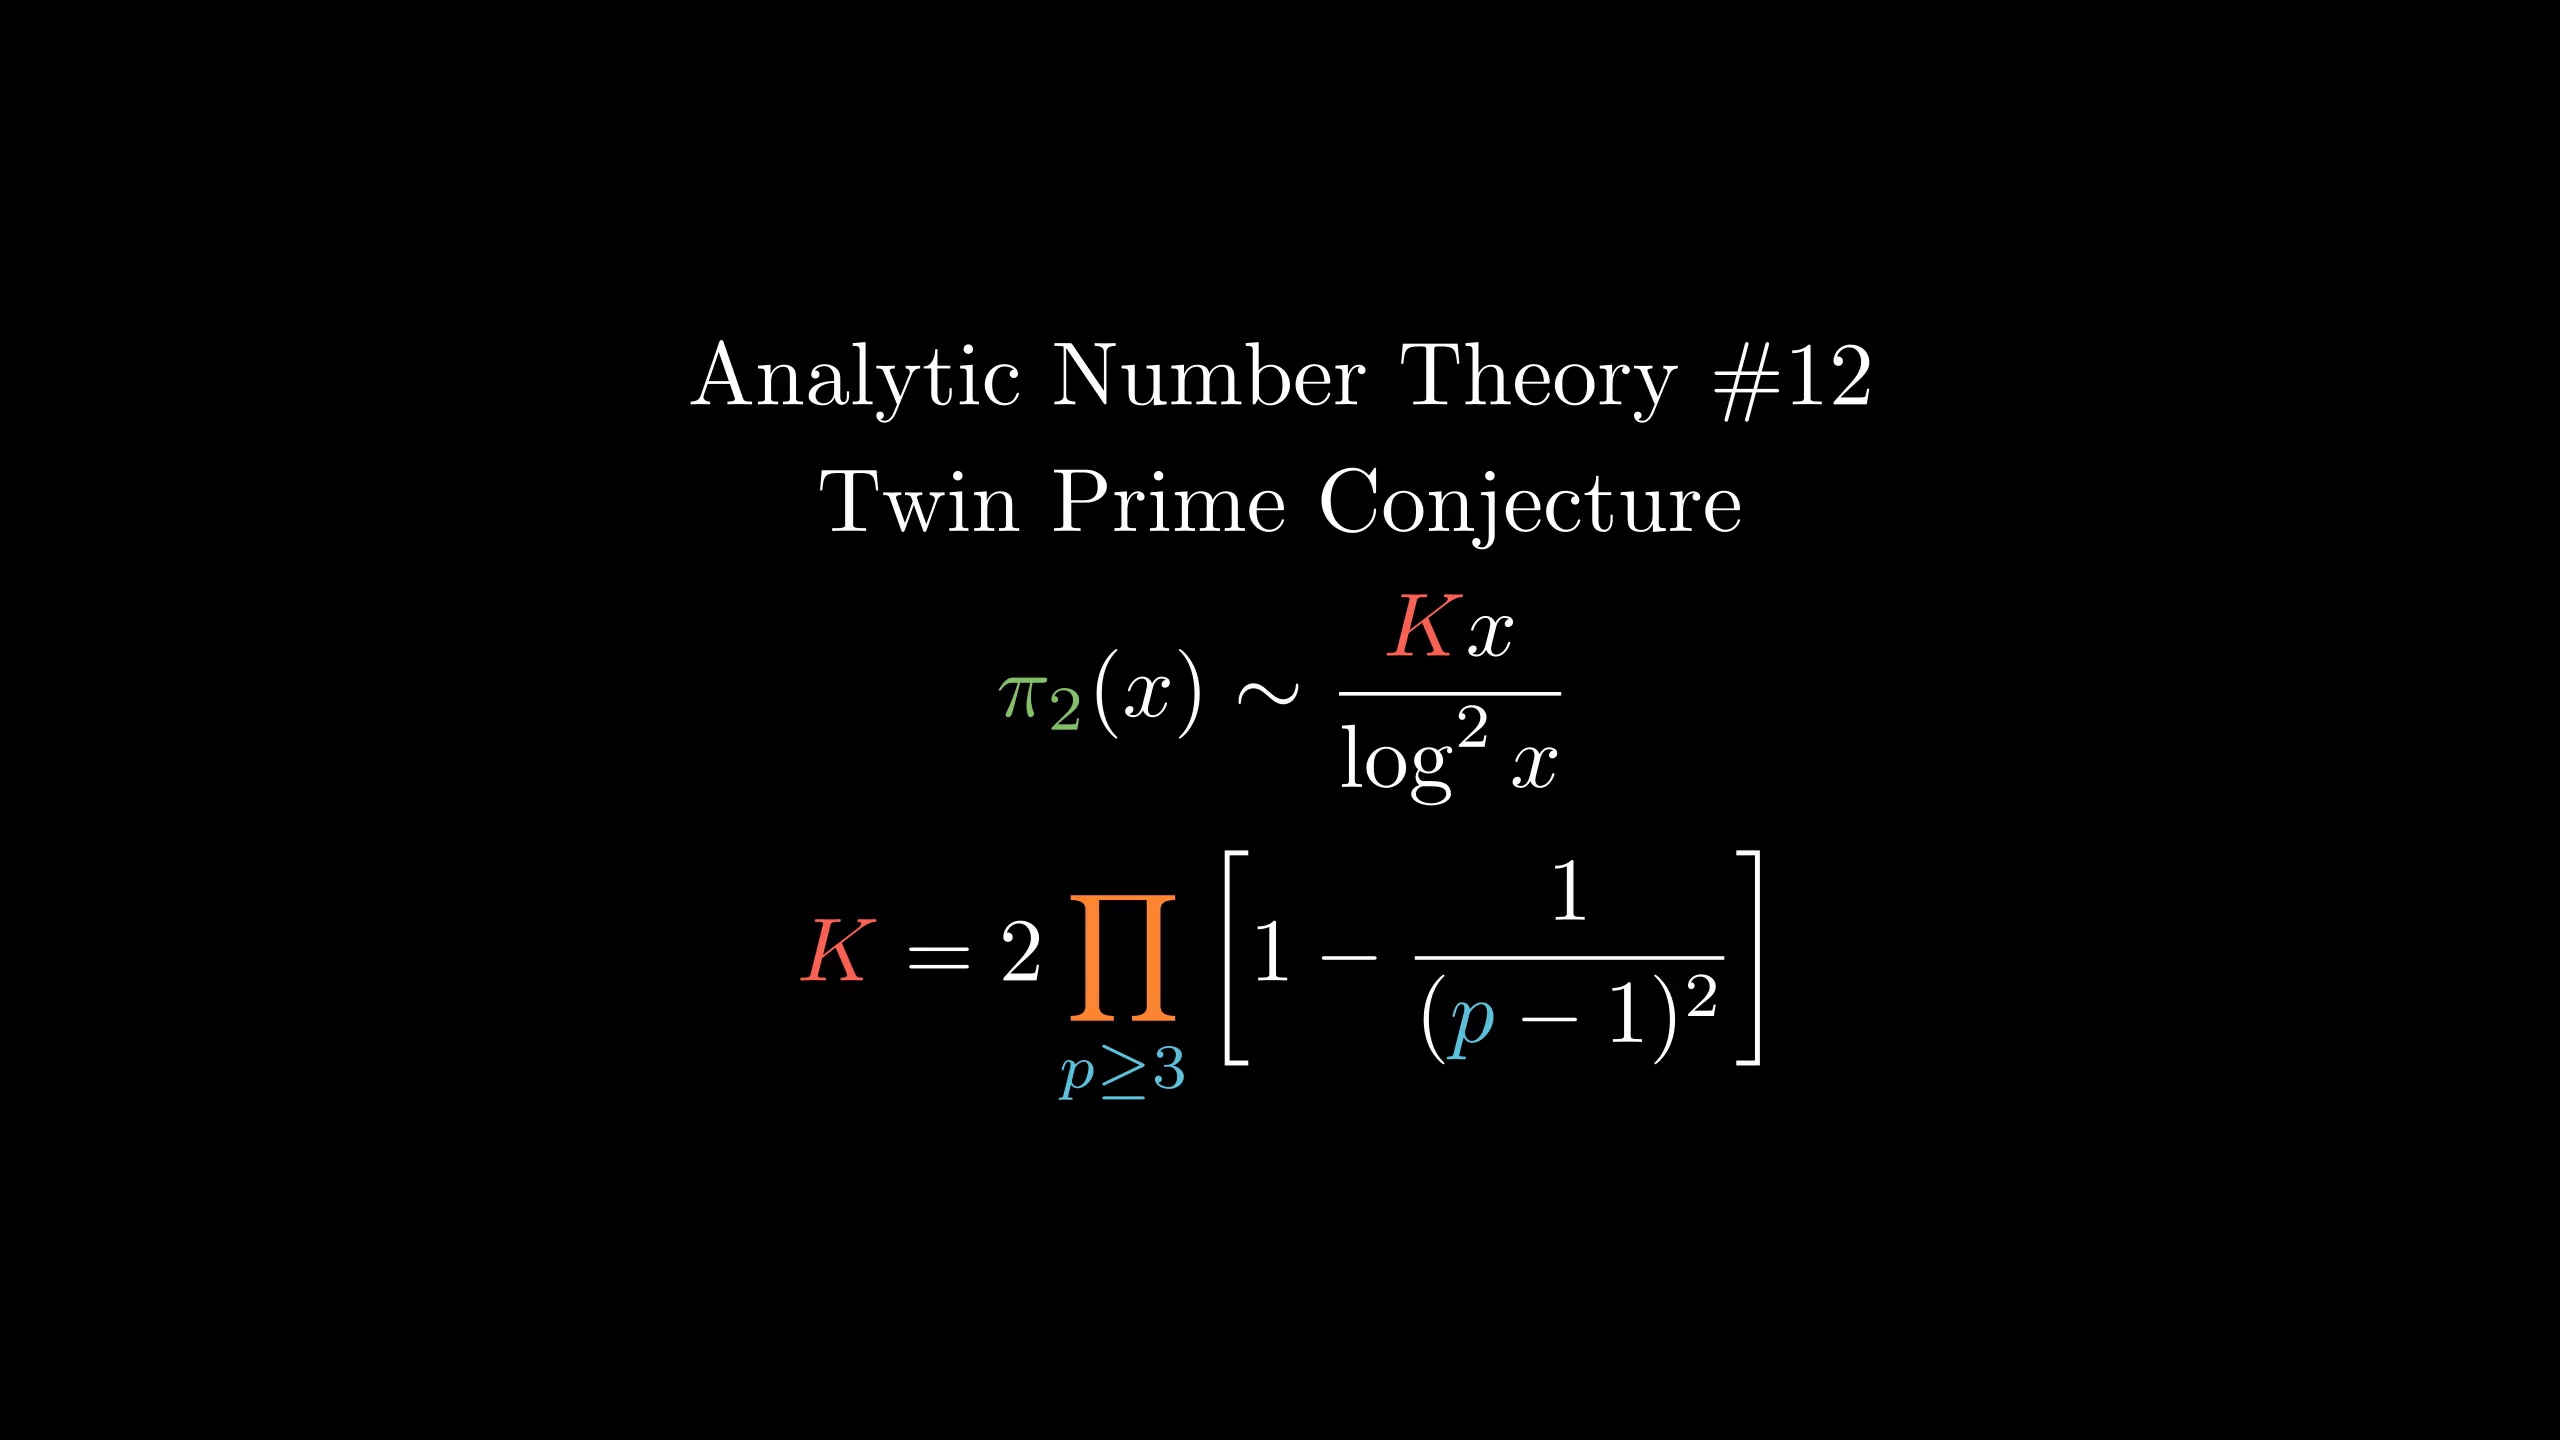

Write Python code to recreate this figure.
from manimlib.imports import *

class FooScene(Scene):
    def construct(self):
        tit=TextMobject(r"Analytic Number Theory \#12")
        tit2=TextMobject("Twin Prime Conjecture")
        fml0=TexMobject(r"\pi_2(x)\sim{Kx\over\log^2x}",
                tex_to_color_map={
                    "K":RED,
                    r"\pi_2":GREEN
                })
        fml=TexMobject(r"K=2\prod_{p\ge3}\left[1-{1\over({p}-1)^2}\right]",
                tex_to_color_map={
                    "K":RED,
                    r"\prod":ORANGE,
                    r"_{p\ge3}":BLUE,
                    r"{p}":BLUE
                })
        self.add(VGroup(tit,tit2,fml0,fml).arrange(DOWN))
        self.wait()
